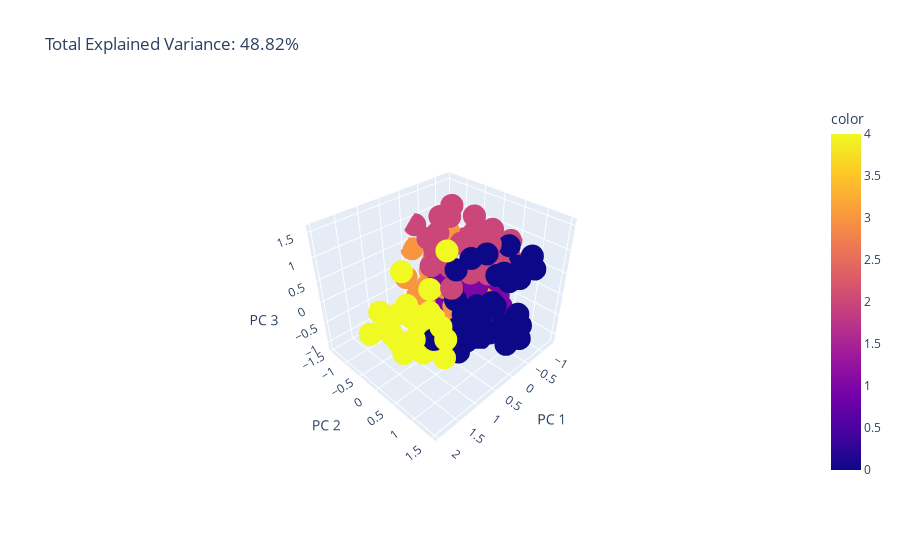

Notebook cell for this chart:
### Code cell
#3D Scatter Plot

pca = PCA(n_components=3)
components = pca.fit_transform(X)

total_var = pca.explained_variance_ratio_.sum() * 100

fig = px.scatter_3d(
    components, x=0, y=1, z=2, color=y_km,
    title=f'Total Explained Variance: {total_var:.2f}%',
    labels={'0': 'PC 1', '1': 'PC 2', '2': 'PC 3'}
)
fig.show()

### Figure 1 — Plotly figure (JSON) as saved in the notebook; plotly's stock layout.template omitted (floating-point values rounded to 4 significant figures; data arrays with more than 128 entries replaced by an {"elided": "..."} marker saying what was removed)
{"data": [{"hovertemplate": "PC 1=%{x}<br>PC 2=%{y}<br>PC 3=%{z}<br>color=%{marker.color}<extra></extra>", "legendgroup": "", "marker": {"color": {"elided": "306 int values"}, "coloraxis": "coloraxis", "symbol": "circle"}, "mode": "markers", "name": "", "scene": "scene", "showlegend": false, "type": "scatter3d", "x": {"elided": "306 float values"}, "y": {"elided": "306 float values"}, "z": {"elided": "306 float values"}}], "layout": {"autosize": true, "coloraxis": {"colorbar": {"title": {"text": "color"}}, "colorscale": [[0, "#0d0887"], [0.1111, "#46039f"], [0.2222, "#7201a8"], [0.3333, "#9c179e"], [0.4444, "#bd3786"], [0.5556, "#d8576b"], [0.6667, "#ed7953"], [0.7778, "#fb9f3a"], [0.8889, "#fdca26"], [1, "#f0f921"]]}, "legend": {"tracegroupgap": 0}, "scene": {"aspectmode": "auto", "aspectratio": {"x": 1.106, "y": 0.9915, "z": 0.9121}, "camera": {"center": {"x": 0, "y": 0, "z": 0}, "eye": {"x": 1.6, "y": 1.6, "z": 1.6}, "projection": {"type": "perspective"}, "up": {"x": 0, "y": 0, "z": 1}}, "domain": {"x": [0, 1], "y": [0, 1]}, "xaxis": {"title": {"text": "PC 1"}, "type": "linear"}, "yaxis": {"title": {"text": "PC 2"}, "type": "linear"}, "zaxis": {"title": {"text": "PC 3"}, "type": "linear"}}, "title": {"text": "Total Explained Variance: 48.82%"}}}
